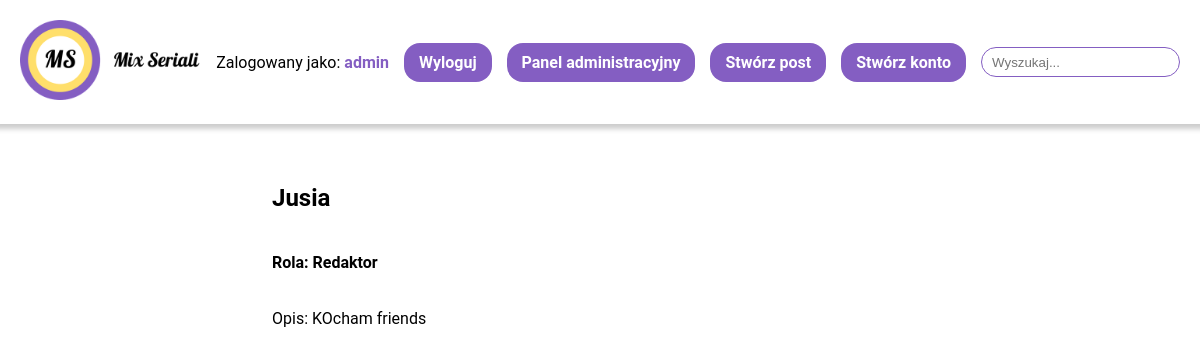
/forum/profile/9 (signed in), run on the app's committed database.
### forum/models.py (models this page shows)
class UserProfile(AbstractUser):
    desc = models.CharField(max_length=1000)
    ROLES = (
        ('R', 'Redaktor'),
        ('C', 'Czytelnik')
    )
    role = models.CharField(max_length=10, choices=ROLES)
    def __str__(self):
        return self.username

### forum/views.py (the view)
# urls.py: path('profile/<int:up>', views.ProfileView, name="profile"),
def ProfileView(request, up):
    userprofile = UserProfile.objects.get(pk=up)
    return render(request, 'forum/profile.html', {'userprofile': userprofile})

### forum/templates/forum/profile.html (shortened to what this page needs)
{% extends 'forum/main.html' %}
{% block content %}
    <main class="profile">
        <div class="profile__wrapper">
            <h2>{{ userprofile.username }}</h2>
            {% if userprofile.role == 'R' %}
                <h4>Rola: Redaktor</h4>
            {% else %}
                <h4>Czytelnik</h4>
            {% endif %}
            <p>Opis: {{ userprofile.desc }}</p>
        </div>
    </main>
{% endblock content %}

### forum/templates/forum/main.html (shortened to what this page needs)
<!DOCTYPE html>
{% load static %}
<link rel="stylesheet" href="{% static 'forum/header.css' %}">
<link rel="stylesheet" href="{% static 'forum/globals.css' %}">
<link rel="stylesheet" href="{% static 'forum/index.css' %}">
<link rel="stylesheet" href="{% static 'forum/detail.css' %}">
<link rel="stylesheet" href="{% static 'forum/comment.css' %}">
<link rel="stylesheet" href="{% static 'forum/making.css' %}">
<link rel="stylesheet" href="{% static 'forum/register.css' %}">
<link rel="stylesheet" href="{% static 'forum/profile.css' %}">
<link rel="stylesheet" href="{% static 'forum/rating.css' %}">
<html>
    <head>
    </head>
    <body>
    <header class="header">
        <a  href="{% url 'forum:index'%}"><img class="logo"  src="{% static 'forum/images/logo.png'%}"></a>
        <div class="header__account">
            {% if request.user.is_authenticated %}
                <p class="header__item ">Zalogowany jako: <a class="link" href="{% url 'forum:profile' request.user.id %}">{{ request.user }}</a></p>
                <a class="header__item button" href="{% url 'forum:logout'%}">Wyloguj</a>
                {% if request.user.is_superuser %}
                    <a class="header__item button" href="/admin">Panel administracyjny</a>
                {% endif %}
            {% else %}
                <a class="header__item button" href="{% url 'forum:login'%}">Zaloguj</a>
            {% endif %}
            {% if request.user.role == 'R' %}
                <a class="header__item button" href ="{% url 'forum:making' %}">Stwórz post</a>
            {% endif %}
            <a class="header__item button" href="{% url 'forum:register'%}">Stwórz konto</a>
            <form action="{% url 'forum:search' %}" method="get">
                <input class="search" name="q" type="text" placeholder="Wyszukaj...">
            </form>
        </div>
    </header>
        <div class="container">
            {% block content %}
            {% endblock content %}
        </div>
    </body>
</html>

### forum/static/forum/header.css (style rules this page uses)
.header { margin: 0; padding: 20px; display: flex; justify-content: space-between; align-items: center; box-shadow: 0 0 5px 5px rgba(0,0,0,0.2); }
.header__account { display: flex; align-items: center; justify-content: space-around; }
.header__item { margin-right: 15px; }
.logo { height: 80px; }
.search { border-radius: 16px; height: 30px; border: 1px solid #845ec2; padding: 5px 10px; outline: 0; width: auto; }

### forum/static/forum/globals.css (style rules this page uses)
* { box-sizing: border-box; }
body { font-family: "Roboto", "Lucida Grande", "DejaVu Sans", "Bitstream Vera Sans", Verdana, Arial, sans-serif; font-size: 16px; margin: 0; }
a { text-decoration: none; color: black; }
.link { font-weight: bold; color: rgba(132,94,194, 1); transition: all 250ms ease-in-out; }
.button { padding: 10px 15px; border-radius: 16px; background: #845ec2; color: white; font-weight: bold; transition: all 250ms ease-in-out; font-size: 1rem; cursor: pointer; }
input, textarea { border-radius: 16px; border: 1px solid #845ec2; padding: 5px 10px; outline: 0; resize: none; }

### forum/static/forum/register.css (style rules this page uses)
.register__form > p > textarea, input { width: 100%; margin: 10px 0; }

### forum/static/forum/profile.css (style rules this page uses)
.profile { display: flex; justify-content: center; padding: 20px; }
.profile__wrapper { display: flex; flex-direction: column; padding: 20px; width: 60%; }

### data on the page
UserProfile: user "admin"
UserProfile: username "Jusia", desc "KOcham friends"
